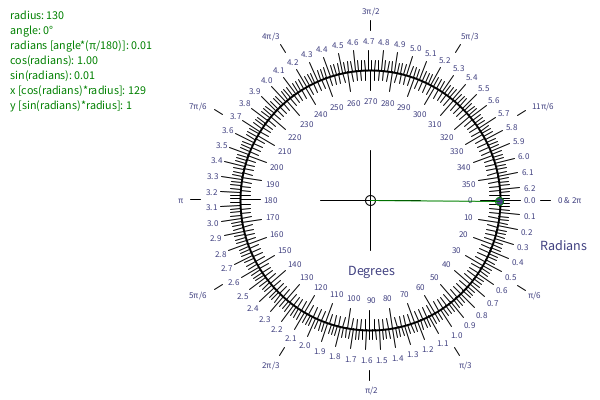
Frame 1 (no input)
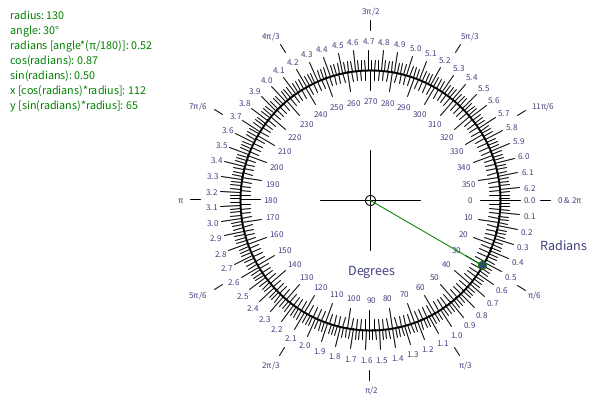
Frame 60 (the mouse pressed at the canvas centre just before this capture)
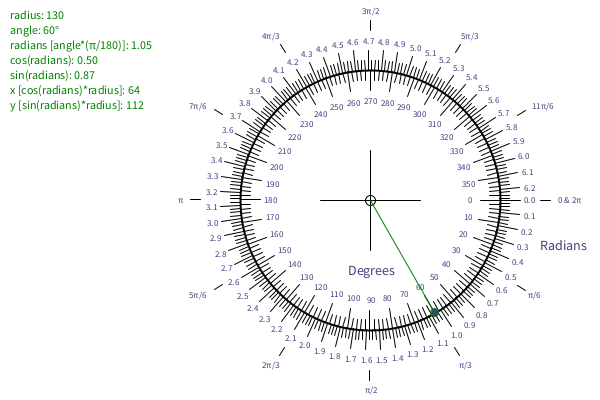
Frame 120 (the mouse held since frame 60 and released just before this capture)

The Processing sketch that drew these frames (run headless with seeded random() and noise(); from frame 60 on, the mouse is pressed at the canvas centre):

// Processing sketch: processing_20973
// ── processing_20973.pde

int halfW, halfH;
int r = 130; //radius
float angle = 0;
 
void setup() {
  size(600,400);
  smooth();
  halfW = width/2;
  halfH = height/2;
}
 
void draw() {
  //reset display
  background(255);
  textAlign(CENTER, CENTER);
  textSize(9);
   
  //move origin
  pushMatrix();
  translate(halfW+70, halfH);
   
  //draw origin and circle
  stroke(0);
  noFill();
  line(-50,0, 50,0);
  line(0,-50, 0,50);
  ellipse(0,0, 10,10);
  strokeWeight(2);
  ellipse(0,0, r*2,r*2);
   
  //draw degrees
  fill(64,64,128);
  strokeWeight(1);
  for (int deg=0; deg<360; deg+=2) {
    float cd = cos(radians(deg));
    float sd = sin(radians(deg));
    if(deg%10 == 0) {
      line(cd*(r-20), sd*(r-20), cd*r, sd*r);
      text(deg, cd * (r-30), sd * (r-30));
    } else {
      line(cd*(r-10), sd*(r-10), cd*r, sd*r);
    }
  }
   
  //draw radians
  for (float rad=0; rad<2*PI; rad+=0.025) {
    float cr = cos(rad);
    float sr = sin(rad);
    if(round(rad*100)%10 == 0) {
      line(cr*r, sr*r, cr*(r+20), sr*(r+20));
      text(nf(rad,1,1), cr * (r+30), sr * (r+30));
    } else {
      line(cr*(r+10), sr*(r+10), cr*r, sr*r);
    }
  }
   
  //draw pi fractions
  float f = 0.0;
  int m = 0;
  float d = 0.0;
  for (int i=0; i<12; i++) {
    float ci = cos(i*PI/6);
    float si = sin(i*PI/6);
    f = (float)i/6;
    line(ci*(r+40), si*(r+40), ci*(r+50), si*(r+50));
    m=0;
    if (f*10%10 != 0) {
      for (m = 1; m<12; m++) {
        d = m/f;
        if (d*10%10 == 0) break;
      }
    }
    switch (m) {
      case 0:
        if(f==0) text("0 & 2π", ci*(r+70), si*(r+60));
        else text("π", ci*(r+60), si*(r+60));
        break;
      case 1: text("π/"+int(d), ci*(r+60), si*(r+60)); break;
      default: text(m+"π/"+int(d), ci*(r+70), si*(r+60)); break;
    }
  }
   
  //draw circling dot
  angle += .5;
  if (angle>=360) angle -= 360;
  float ca = cos(radians(angle));
  float sa = sin(radians(angle));
  stroke(0,128,0);
  ellipse(ca*r, sa*r, 8, 8);
  line(0,0, ca*r, sa*r);
   
  //add lables
  textSize(14); 
  text("Degrees",0, 70);
  textAlign(LEFT,CENTER);
  text("Radians",170, 45);
   
  //draw calculations
  popMatrix(); 
  textSize(12);
  fill(0,128,0);
  int l=1;
  text("radius: "+r, 10, 15*l++);
  text("angle: "+int(angle)+"°", 10, 15*l++);
  text("radians [angle*(π/180)]: "+nf(radians(angle),1,2), 10, 15*l++);
  text("cos(radians): "+nfc(ca,2), 10, 15*l++);
  text("sin(radians): "+nfc(sa,2), 10, 15*l++);
  text("x [cos(radians)*radius]: "+int(ca*r), 10, 15*l++);
  text("y [sin(radians)*radius]: "+int(sa*r), 10, 15*l++);
}
